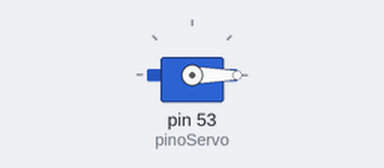
Simulated run of this sketch. Board: Arduino Mega 2560, built with avr-gcc and run on an emulated ATmega2560. Parts: servo.

Above: at 0.1 s.
At 10.1 s:
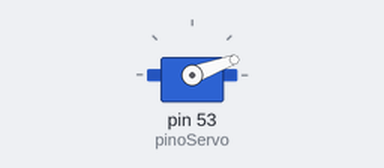
At 20.1 s:
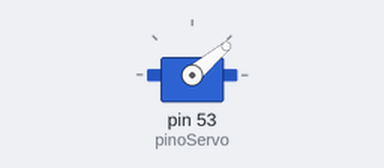
At 39.75 s:
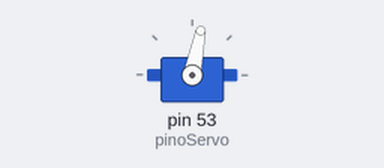
Timing chart, 0 to 40.0 s (numbered marks = the images above):
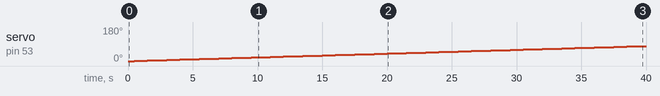

Measured:
- by itself, servo on pin 53 (pinoServo): moves from 0° to 79° over 39.0 s

The sketch:

Servos.ino
```cpp
#include <Servo.h> //INCLUSÃO DA BIBLIOTECA NECESSÁRIA

const int pinoServo = 53; //PINO DIGITAL UTILIZADO PELO SERVO

Servo s; //OBJETO DO TIPO SERVO
int pos; //POSIÇÃO DO SERVO

void setup () {
  s.attach(pinoServo); //ASSOCIAÇÃO DO PINO DIGITAL AO OBJETO DO TIPO SERVO
  s.write(0); //INICIA O MOTOR NA POSIÇÃO 0º
}
void loop() {
  for (pos = 0; pos < 180; pos++) { //PARA "pos" IGUAL A 0, ENQUANTO "pos" MENOR QUE 180, INCREMENTA "pos"
    s.write(pos); //ESCREVE O VALOR DA POSIÇÃO QUE O SERVO DEVE GIRAR
    delay(500); //INTERVALO DE 15 MILISSEGUNDOS
  }
  //delay(1000); //INTERVALO DE 1 SEGUNDO
  for (pos = 180; pos >= 0; pos--) { //PARA "pos" IGUAL A 180, ENQUANTO "pos" MAIOR OU IGUAL QUE 0, DECREMENTA "pos"
    s.write(pos); //ESCREVE O VALOR DA POSIÇÃO QUE O SERVO DEVE GIRAR
    delay(2); //INTERVALO DE 15 MILISSEGUNDOS
  }
}
```
